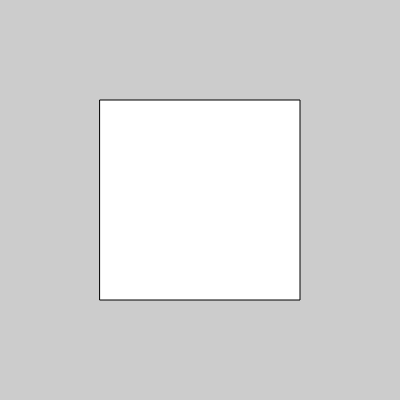
Frame 1 (no input)
Frame 60 (no input): identical to frame 1, image omitted
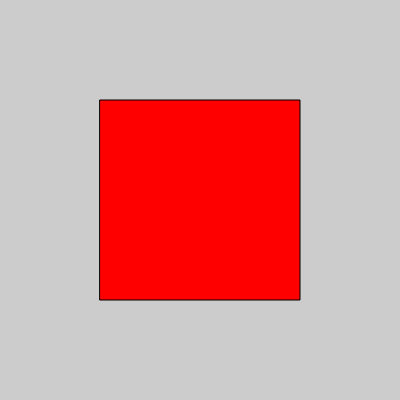
Frame 120 (the mouse pressed at the canvas centre since frame 60)

The p5.js sketch that drew these frames (run headless with seeded random() and noise() and a simulated clock; from frame 60 on, the mouse is pressed at the canvas centre):

// p5.js sketch
// ── sketch.js
//Test whether the cursor is inside a rectangle

var x = 100;
var y = 100;
var w = 200;
var h = 200;

function setup() {
  createCanvas(400, 400);
}

function draw() {
  background(204);
  /*We make four separate tests to check if the cursor is
  on the correct side of each edge of the rectangle, then
  we com- pare each test and if they are all true, we know the cursor is inside.
  */
  if ((mouseX > x) && (mouseX < x + w) &&
    (mouseY > y) && (mouseY < y + h)) {
    fill(0);
    //and if mouse is pressed
    if (mouseIsPressed === true){
      fill(255, 0, 0);
    }
  } else {
    fill(255);
  }
  rect(x, y, w, h);
}
